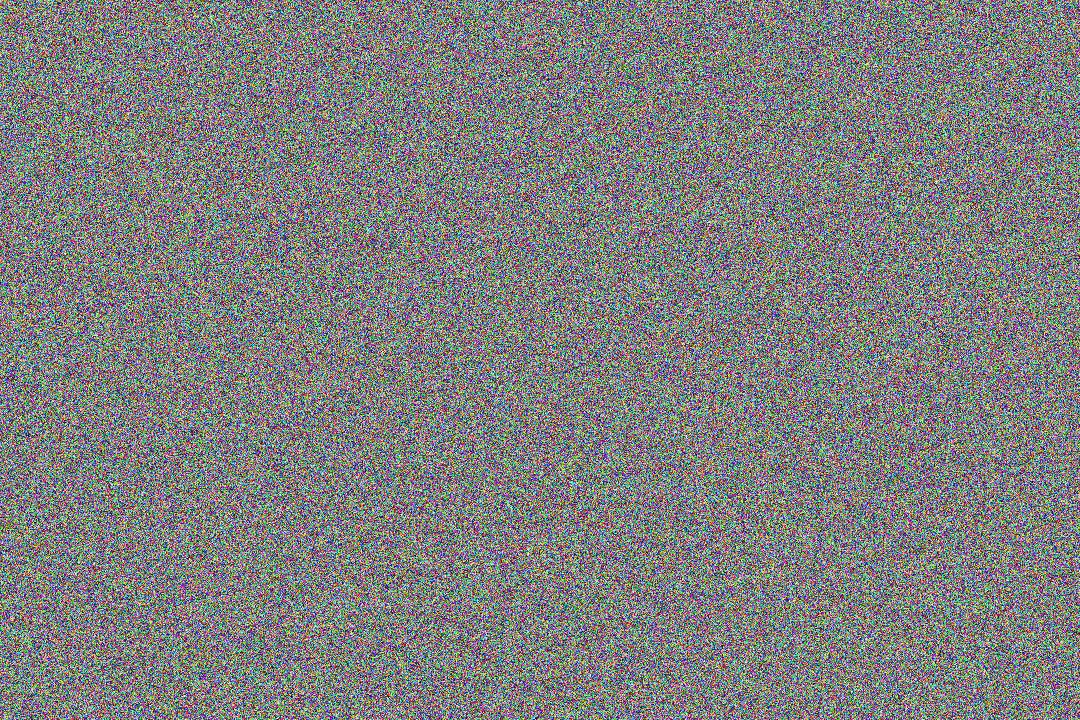
#> input picture chapter 01 파이썬 마우스 키보드 조작/랜덤이미지/1.jpg, 1080 x 720 px; its folder holds 4 pictures in this run
$ python '09.이미지크기10개바꾸기.py'
#> lines starting #> are read from the running program, lines starting #| are printed output that depends on the picture
import os
from PIL import Image

# 정리할 확장자
extension_list = ['.jpg', '.png', 'jpeg' ,'gif']

# 정리할 폴더
target = '../chapter 01 파이썬 마우스 키보드 조작/랜덤이미지'

# 만들 폴더
destination = os.path.join(target, '크기변경')

# 폴더가 없다면 만들기
if not os.path.exists(destination):
    os.mkdir(destination)

# 현재 폴더 내 모든 파일 출력
file_list = os.listdir("랜덤이미지")

# 반복문을 통해 각 파일의 확장자를 확인해준다
# splitext 파일 이름이랑 확장자 분리해줌
for file in file_list:
    name, ext = os.path.splitext(file)
    if ext in extension_list:
        # 이미지 열기
        img_path = os.path.join(target, file)
        # 이미지 열기
        img = Image.open(img_path)
#> img is the input picture: PIL image 1080x720 RGB; mean R, G, B 127, 127.1, 127

        # 이미지 크기 수정  0.5 곱하면 50프로 줄어듬
        # 이미지 크기 자체는 소수점 불가하기 때문에 int형으로 강제형변환
        width = int(img.width * 0.5)
#> width = 540
        height = int(img.height * 0.5)
#> height = 360
        # resize 함수는 튜플 형태로 data를 넘겨줘야함
        # 괄호 너비만큼 resize를 한 후 resize 변수에 담겠다
        resize = img.resize((width, height))
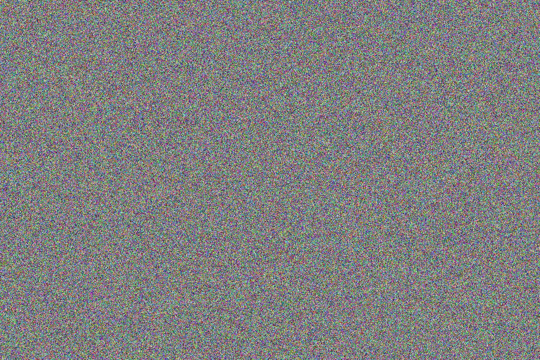
#> resize: PIL image 540x360 RGB; mean R, G, B 127, 127.1, 127.1

        # 이미지 저장
        save_path = os.path.join(destination, file)
        resize.save(save_path)
#> pass 2 of the loop `for file in file_list:`:
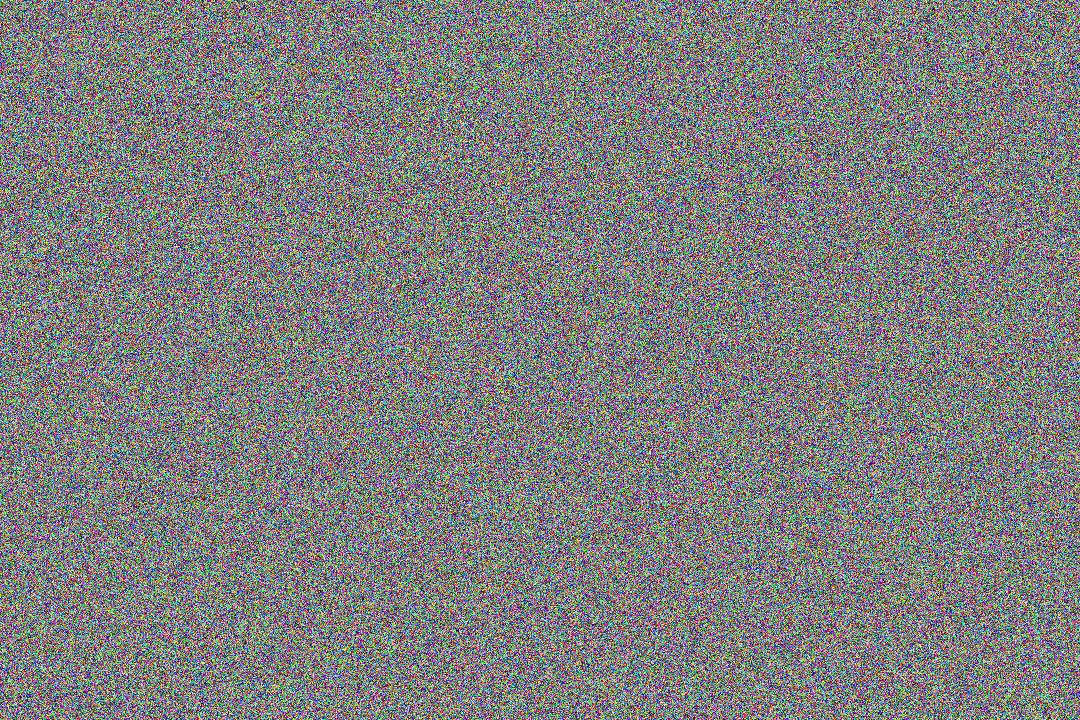
#> input picture chapter 01 파이썬 마우스 키보드 조작/랜덤이미지/10.jpg, 1080 x 720 px
#> img is the input picture: PIL image 1080x720 RGB; mean R, G, B 127, 126.8, 127.1
#> `resize = img.resize((width, height))`:
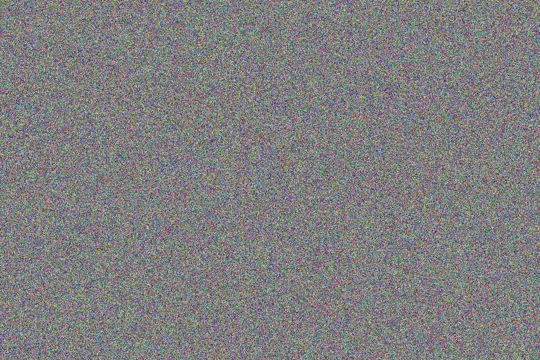
#> resize: PIL image 540x360 RGB; mean R, G, B 127, 126.8, 127.1
#> pass 3 of the loop `for file in file_list:`:
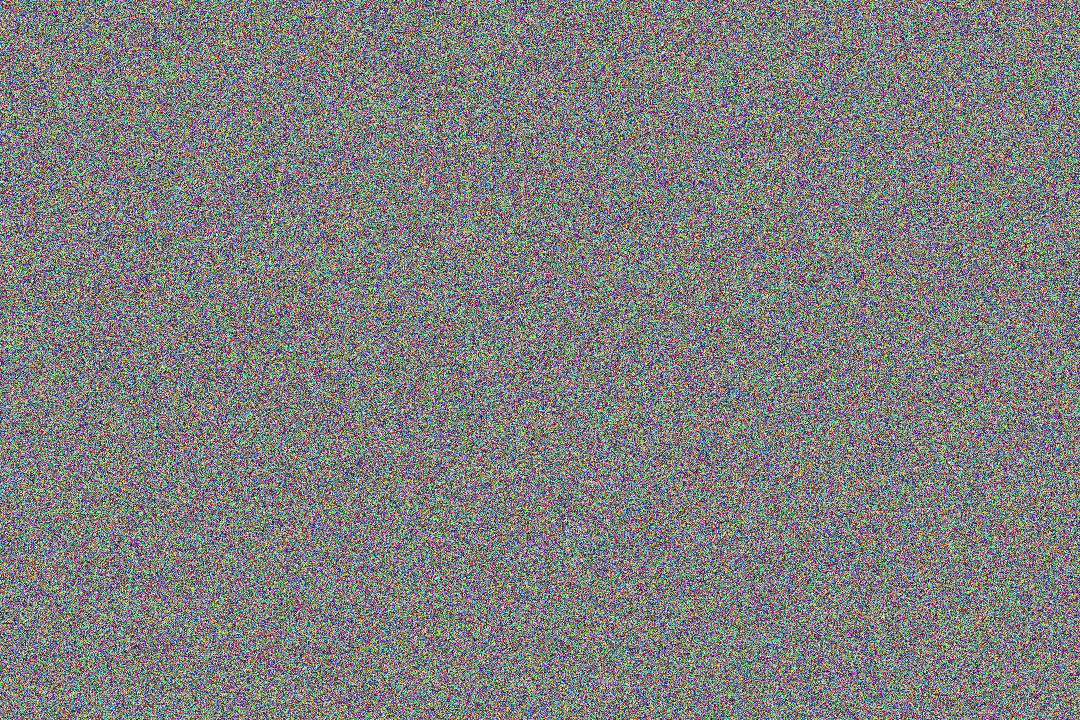
#> input picture chapter 01 파이썬 마우스 키보드 조작/랜덤이미지/2.jpg, 1080 x 720 px
#> img is the input picture: PIL image 1080x720 RGB; mean R, G, B 127.1, 126.9, 127
#> `resize = img.resize((width, height))`:
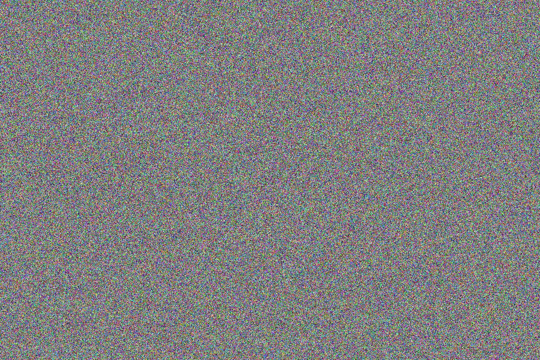
#> resize: PIL image 540x360 RGB; mean R, G, B 127.1, 126.9, 127
#> the loop made 5 passes; the first 3 are shown
